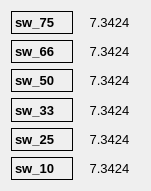
   <widget class="QWidget" name="gridLayoutWidget_8">
    <property name="geometry">
     <rect>
      <x>1010</x>
      <y>710</y>
      <width>151</width>
      <height>191</height>
     </rect>
    </property>
    <property name="font">
     <font>
      <pointsize>10</pointsize>
     </font>
    </property>
    <layout class="QGridLayout" name="gridLayout_8">
     <item row="2" column="0">
      <widget class="QLabel" name="label_40">
       <property name="font">
        <font>
         <pointsize>10</pointsize>
         <weight>75</weight>
         <bold>true</bold>
        </font>
       </property>
       <property name="frameShape">
        <enum>QFrame::Box</enum>
       </property>
       <property name="text">
        <string>sw_50</string>
       </property>
       <property name="alignment">
        <set>Qt::AlignLeading|Qt::AlignLeft|Qt::AlignVCenter</set>
       </property>
      </widget>
     </item>
     <item row="0" column="0">
      <widget class="QLabel" name="label_29">
       <property name="font">
        <font>
         <pointsize>10</pointsize>
         <weight>75</weight>
         <bold>true</bold>
        </font>
       </property>
       <property name="frameShape">
        <enum>QFrame::Box</enum>
       </property>
       <property name="text">
        <string>sw_75</string>
       </property>
       <property name="alignment">
        <set>Qt::AlignLeading|Qt::AlignLeft|Qt::AlignVCenter</set>
       </property>
      </widget>
     </item>
     <item row="1" column="0">
      <widget class="QLabel" name="label_48">
       <property name="font">
        <font>
         <pointsize>10</pointsize>
         <weight>75</weight>
         <bold>true</bold>
        </font>
       </property>
       <property name="frameShape">
        <enum>QFrame::Box</enum>
       </property>
       <property name="text">
        <string>sw_66</string>
       </property>
       <property name="alignment">
        <set>Qt::AlignLeading|Qt::AlignLeft|Qt::AlignVCenter</set>
       </property>
      </widget>
     </item>
     <item row="4" column="0">
      <widget class="QLabel" name="label_49">
       <property name="font">
        <font>
         <pointsize>10</pointsize>
         <weight>75</weight>
         <bold>true</bold>
        </font>
       </property>
       <property name="frameShape">
        <enum>QFrame::Box</enum>
       </property>
       <property name="text">
        <string>sw_25</string>
       </property>
       <property name="alignment">
        <set>Qt::AlignLeading|Qt::AlignLeft|Qt::AlignVCenter</set>
       </property>
      </widget>
     </item>
     <item row="3" column="0">
      <widget class="QLabel" name="label_50">
       <property name="font">
        <font>
         <pointsize>10</pointsize>
         <weight>75</weight>
         <bold>true</bold>
        </font>
       </property>
       <property name="frameShape">
        <enum>QFrame::Box</enum>
       </property>
       <property name="text">
        <string>sw_33</string>
       </property>
       <property name="alignment">
        <set>Qt::AlignLeading|Qt::AlignLeft|Qt::AlignVCenter</set>
       </property>
      </widget>
     </item>
     <item row="5" column="0">
      <widget class="QLabel" name="label_51">
       <property name="font">
        <font>
         <pointsize>10</pointsize>
         <weight>75</weight>
         <bold>true</bold>
        </font>
       </property>
       <property name="frameShape">
        <enum>QFrame::Box</enum>
       </property>
       <property name="text">
        <string>sw_10</string>
       </property>
       <property name="alignment">
        <set>Qt::AlignLeading|Qt::AlignLeft|Qt::AlignVCenter</set>
       </property>
      </widget>
     </item>
     <item row="1" column="1">
      <widget class="QLabel" name="sw_66">
       <property name="font">
        <font>
         <pointsize>10</pointsize>
        </font>
       </property>
       <property name="frameShape">
        <enum>QFrame::NoFrame</enum>
       </property>
       <property name="text">
        <string>7.3424</string>
       </property>
       <property name="alignment">
        <set>Qt::AlignCenter</set>
       </property>
      </widget>
     </item>
     <item row="2" column="1">
      <widget class="QLabel" name="sw_50">
       <property name="font">
        <font>
         <pointsize>10</pointsize>
        </font>
       </property>
       <property name="frameShape">
        <enum>QFrame::NoFrame</enum>
       </property>
       <property name="text">
        <string>7.3424</string>
       </property>
       <property name="alignment">
        <set>Qt::AlignCenter</set>
       </property>
      </widget>
     </item>
     <item row="3" column="1">
      <widget class="QLabel" name="sw_33">
       <property name="font">
        <font>
         <pointsize>10</pointsize>
        </font>
       </property>
       <property name="frameShape">
        <enum>QFrame::NoFrame</enum>
       </property>
       <property name="text">
        <string>7.3424</string>
       </property>
       <property name="alignment">
        <set>Qt::AlignCenter</set>
       </property>
      </widget>
     </item>
     <item row="4" column="1">
      <widget class="QLabel" name="sw_25">
       <property name="font">
        <font>
         <pointsize>10</pointsize>
        </font>
       </property>
       <property name="frameShape">
        <enum>QFrame::NoFrame</enum>
       </property>
       <property name="text">
        <string>7.3424</string>
       </property>
       <property name="alignment">
        <set>Qt::AlignCenter</set>
       </property>
      </widget>
     </item>
     <item row="5" column="1">
      <widget class="QLabel" name="sw_10">
       <property name="font">
        <font>
         <pointsize>10</pointsize>
        </font>
       </property>
       <property name="frameShape">
        <enum>QFrame::NoFrame</enum>
       </property>
       <property name="text">
        <string>7.3424</string>
       </property>
       <property name="alignment">
        <set>Qt::AlignCenter</set>
       </property>
      </widget>
     </item>
     <item row="0" column="1">
      <widget class="QLabel" name="sw_75">
       <property name="font">
        <font>
         <pointsize>10</pointsize>
        </font>
       </property>
       <property name="frameShape">
        <enum>QFrame::NoFrame</enum>
       </property>
       <property name="text">
        <string>7.3424</string>
       </property>
       <property name="alignment">
        <set>Qt::AlignCenter</set>
       </property>
      </widget>
     </item>
    </layout>
   </widget>
